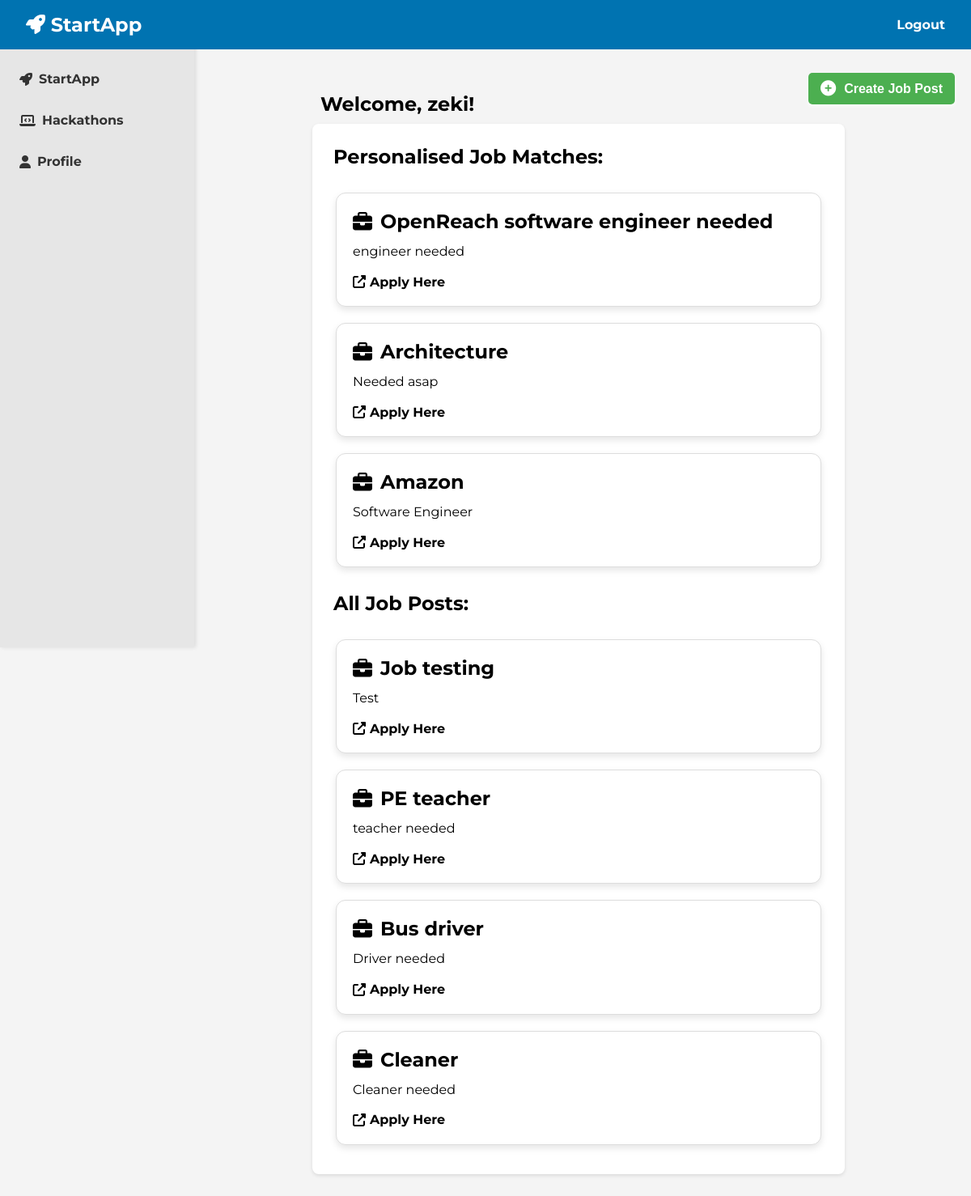
Page / (signed in) on the earlier database version.
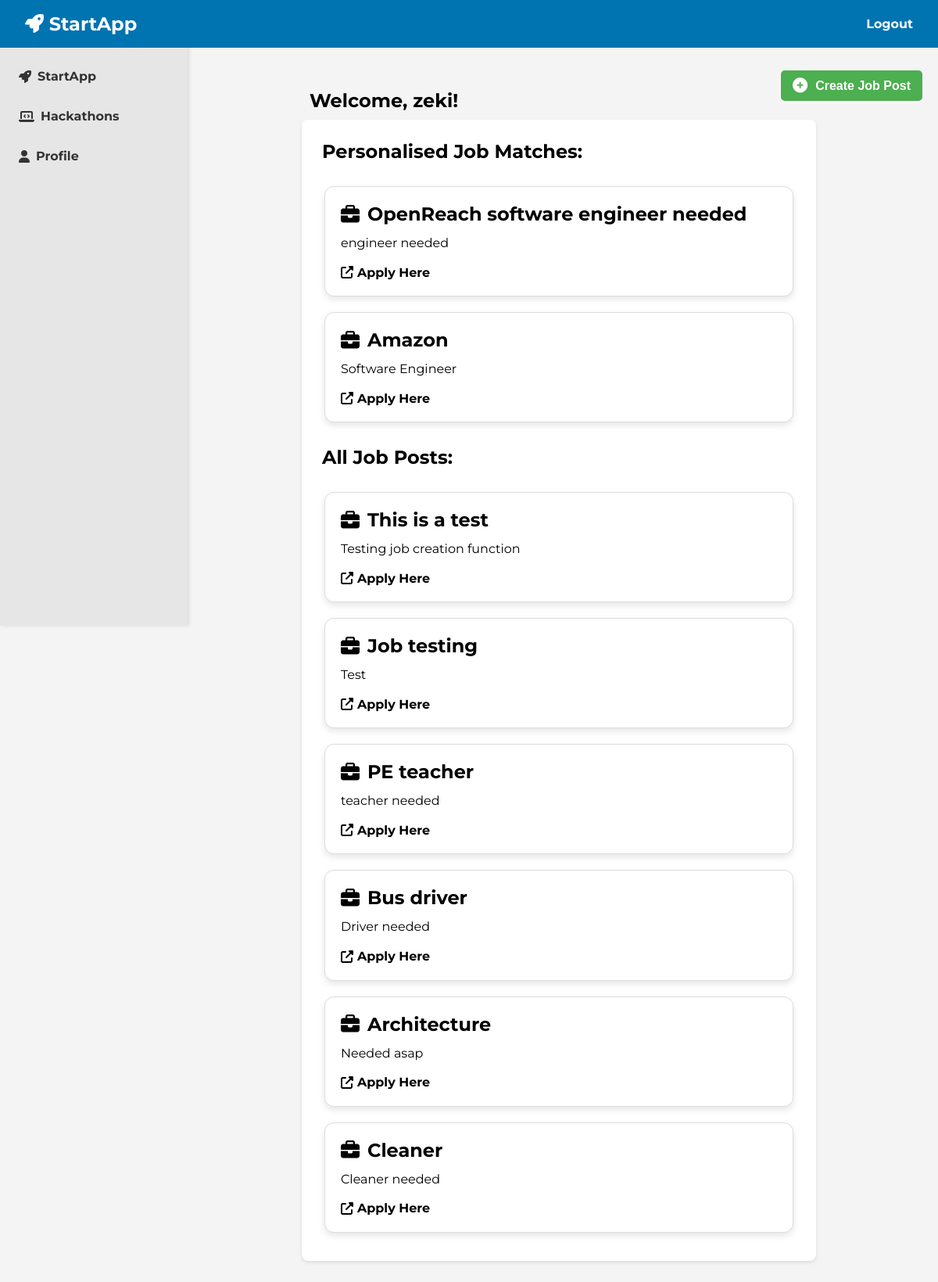
Same page on the later database version.
### tables this page shows
CREATE TABLE job_posts (
    id INTEGER PRIMARY KEY AUTOINCREMENT,
    title TEXT NOT NULL,
    description TEXT NOT NULL,
    url TEXT NOT NULL,
    username TEXT NOT NULL,
    date TEXT NOT NULL
);

### app.py (the view, shortened to what this page needs)
@app.route('/', methods=['GET', 'POST'])
def home():
    if 'username' in session:
        username = session['username']
        user_profile = query_db("SELECT preferred_jobs FROM user_profiles WHERE username = ?", [username], one=True)
        preferred_jobs = user_profile[0].split(',') if user_profile and user_profile[0] else []
        job_conditions = " OR ".join(["title LIKE ? OR description LIKE ?" for _ in preferred_jobs])
        job_params = [f"%{job.strip()}%" for job in preferred_jobs for _ in range(2)]
        personalised_jobs = query_db(f"""
            SELECT * FROM job_posts
            WHERE {job_conditions}
            ORDER BY id DESC
        """, job_params) if job_params else []
        general_jobs = query_db(f"""
            SELECT * FROM job_posts
            WHERE NOT ({job_conditions})
            ORDER BY id DESC
        """, job_params) if job_params else query_db("SELECT * FROM job_posts ORDER BY id DESC")
        return render_template('index.html', logged_in=True, personalised_jobs=personalised_jobs, general_jobs=general_jobs)
    all_jobs = query_db("SELECT * FROM job_posts ORDER BY id DESC")
    return render_template('index.html', logged_in=False, general_jobs=all_jobs)

### app.py (called while the page is built)
def get_db():
     db = sqlite3.connect('database.sqlite')
     db.row_factory = sqlite3.Row
     return db

def query_db(query, args=(), one=False):
     cur = get_db().execute(query, args)
     rv = cur.fetchall()
     cur.close()
     return (rv[0] if rv else None) if one else rv

### templates/index.html (shortened to what this page needs)
<!DOCTYPE html>
<html lang="en">
<head>
    <link rel="stylesheet" href="{{ url_for('static', filename='css/index.css') }}">
</head>
<body>
    <header>
        <div class="navbar">
            <h1><i class="fas fa-rocket"></i> StartApp</h1>
            <nav>
                <ul>
                    {%if not logged_in %}
                        <li><button onclick="toggleForm('loginForm')">Login</button></li>
                        <li><button onclick="toggleForm('signupForm')">Signup</button></li>
                    {% else %}
                        <li><a href="/logout">Logout</a></li>
                    {% endif %}
                </ul>
            </nav>
        </div>
    </header>
    <div class="container">
        {%if not logged_in %}
        <div id="loginForm" class="form-popup">
            <h2>Login</h2>
            <form action="/" method="POST">
                <div class="input-group">
                    <input type="text" name="login_username" placeholder=" " required>
                    <label for="login_username">Username</label>
                </div>
                <div class="input-group">
                    <input type="password" name="login_password" placeholder=" " required>
                    <label for="login_password">Password</label>
                </div>
                <button type="submit" name="login">Login</button>
                <button type="button" class="close-btn" onclick="closeForm('loginForm')">Close</button>
            </form>
        </div>
        {% with messages = get_flashed_messages(with_categories=true) %}
            {% if messages %}
                <div class="flash-messages">
                    {% for category, message in messages %}
                        <div class="alert {{ category }}">{{ message }}</div>
                    {% endfor %}
                </div>
            {% endif %}
        {% endwith %}
        <div id="signupForm" class="form-popup">
            <h2>Signup</h2>
            <form action="/" method="POST">
                <div class="input-group">
                    <input type="text" name="username" placeholder=" " required>
                    <label for="username">Username</label>
                </div>
                <div class="input-group">
                    <input type="email" name="email" placeholder=" " required>
                    <label for="email">Email</label>
                </div>
                <div class="input-group">
                    <input type="password" name="password" placeholder=" " required>
                    <label for="password">Password</label>
                </div>
                <div class="input-group">
                    <select name="role" required>
                        <option value="" disabled selected>Select Role</option>
                        <option value="user">User</option>
                        <option value="organiser">Organiser</option>
                    </select>
                    <label for="role">Role</label>
                </div>
                <button type="submit" name="signup">Signup</button>
                <button type="button" class="close-btn" onclick="closeForm('signupForm')">Close</button>
            </form>
        </div>
        {% else %}
        <aside class="sidebar">
            <ul>
                <li><a href="/"><i class="fas fa-rocket"></i> StartApp</a></li>
                <li><a href="/hack"><i class="fas fa-laptop-code"></i> Hackathons</a></li>
                <li><a href="/profile"><i class="fas fa-user"></i> Profile</a></li>
            </ul>
        </aside>
        <main class="main-content">
            <button class="create-post-btn fixed" onclick="showForm('postFormPopup')">
                <i class="fas fa-plus-circle"></i> Create Job Post
            </button>
            <h2>Welcome, {{ session['username'] }}!</h2>
            <div class="job-feed">
                {% if personalised_jobs %}
                    <h2>Personalised Job Matches:</h2>
                    <div id="personalised-jobs">
                        {% for job in personalised_jobs %}
                            <div class="job-post">
                                <h3><i class="fas fa-briefcase"></i> {{ job.title }}</h3>
                                <p>{{ job.description }}</p>
                                <a href="{{ job.url }}" target="_blank">
                                    <i class="fas fa-external-link-alt"></i> Apply Here
                                </a>
                            </div>
                        {% endfor %}
                    </div>
                {% endif %}
                <h2>All Job Posts:</h2>
                <div id="general-jobs">
                    {% for job in general_jobs %}
                        <div class="job-post">
                            <h3><i class="fas fa-briefcase"></i> {{ job.title }}</h3>
                            <p>{{ job.description }}</p>
                            <a href="{{ job.url }}" target="_blank">
                                <i class="fas fa-external-link-alt"></i> Apply Here
                            </a>
                        </div>
                    {% endfor %}
                </div>
            </div>
        </main>
    {% endif %}
    </div>
</body>
</html>

### static/css/index.css (style rules this page uses)
* { margin: 0; padding: 0; box-sizing: border-box; }
body { font-family: "Montserrat", sans-serif; font-optical-sizing: auto; font-weight: 400; font-style: normal; background-color: #f4f4f4; }
.navbar { display: flex; justify-content: space-between; align-items: center; background-color: #0073b1; color: white; padding: 1rem 2rem; position: fixed; top: 0; left: 0; width: 100%; z-index: 1000; }
.navbar h1 { font-size: 1.5rem; }
.navbar ul { list-style: none; display: flex; }
.navbar ul li { margin-left: 2rem; }
.navbar ul li a { color: white; text-decoration: none; font-weight: bold; }
.container { width: 80%; margin: 20px auto; padding: 20px; display: flex; flex-direction: column; align-items: center; }
button { padding: 12px 20px; background-color: #0073b1; color: white; border: none; border-radius: 6px; cursor: pointer; font-size: 1rem; transition: background-color 0.3s ease, transform 0.2s ease; width: 100%; margin-top: 10px; }
.create-post-btn { background-color: #4caf50; color: white; border: none; padding: 10px 20px; cursor: pointer; border-radius: 6px; box-shadow: 0 4px 8px rgba(0, 0, 0, 0.1); font-size: 1rem; font-weight: bold; display: inline-flex; align-items: center; gap: 10px; transition: background-color 0.3s ease, box-shadow 0.2s ease, transform 0.2s ease; width: auto; max-width: 250px; }
.create-post-btn i { font-size: 1.2rem; }
.create-post-btn.fixed { position: absolute; top: 80px; right: 20px; padding: 10px 15px; }
.sidebar { width: 20%; background-color: #e6e6e6; padding: 1rem; height: 100vh; position: fixed; left: 0; top: 0; z-index: 999; box-shadow: 2px 0px 5px rgba(0, 0, 0, 0.1); padding-top: 5rem; }
.sidebar ul { list-style: none; padding: 0; }
.sidebar ul li { margin-bottom: 1rem; }
.sidebar ul li a { color: #333; text-decoration: none; font-weight: bold; display: flex; align-items: center; gap: 0.5rem; padding: 0.5rem; border-radius: 4px; transition: background-color 0.3s ease; }
.main-content { margin-left: 25%; width: 75%; padding: 1rem; margin-top: 3rem; }
.main-content h2 { color: black; padding: 10px; }
.job-feed { background-color: white; padding: 1rem; box-shadow: 0 2px 4px rgba(0, 0, 0, 0.1); border-radius: 8px; }
.create-post-btn { background-color: #4Caf50; color: white; border: none; padding: 10px 20px; cursor: pointer; position: absolute; top: 80px; right: 20px; border-radius: 5px; box-shadow: 0px 2px 4px; }
#personalised-jobs, #general-jobs { width: 100%; }
.job-post { background-color: white; padding: 20px; border-radius: 12px; box-shadow: 0 4px 8px rgba(0, 0, 0, 0.1); border: 1px solid #ddd; width: 100%; max-width: 600px; margin: 20px auto; font-family: "Montserrat", sans-serif; transition: transform 0.3s ease, box-shadow 0.3s ease; }
.job-post h3 { color: black; font-size: 1.5rem; margin-bottom: 10px; display: flex; align-items: center; gap: 10px; }
.job-post p { color: black; font-size: 1rem; line-height: 1.6; margin-bottom: 15px; word-wrap: break-word; }
.job-post a { color: black; text-decoration: none; font-weight: bold; transition: color 0.3s ease; display: inline-flex; align-items: center; gap: 5px; }
.job-post + .job-post { margin-top: 20px; }

Differences in the rows shown:
added job_posts: title "This is a test", description "Testing job creation function", shown under "All Job Posts:"
shown differently, row unchanged: job_posts "Architecture": moves from the list under "Personalised Job Matches:" to the list under "All Job Posts:"
